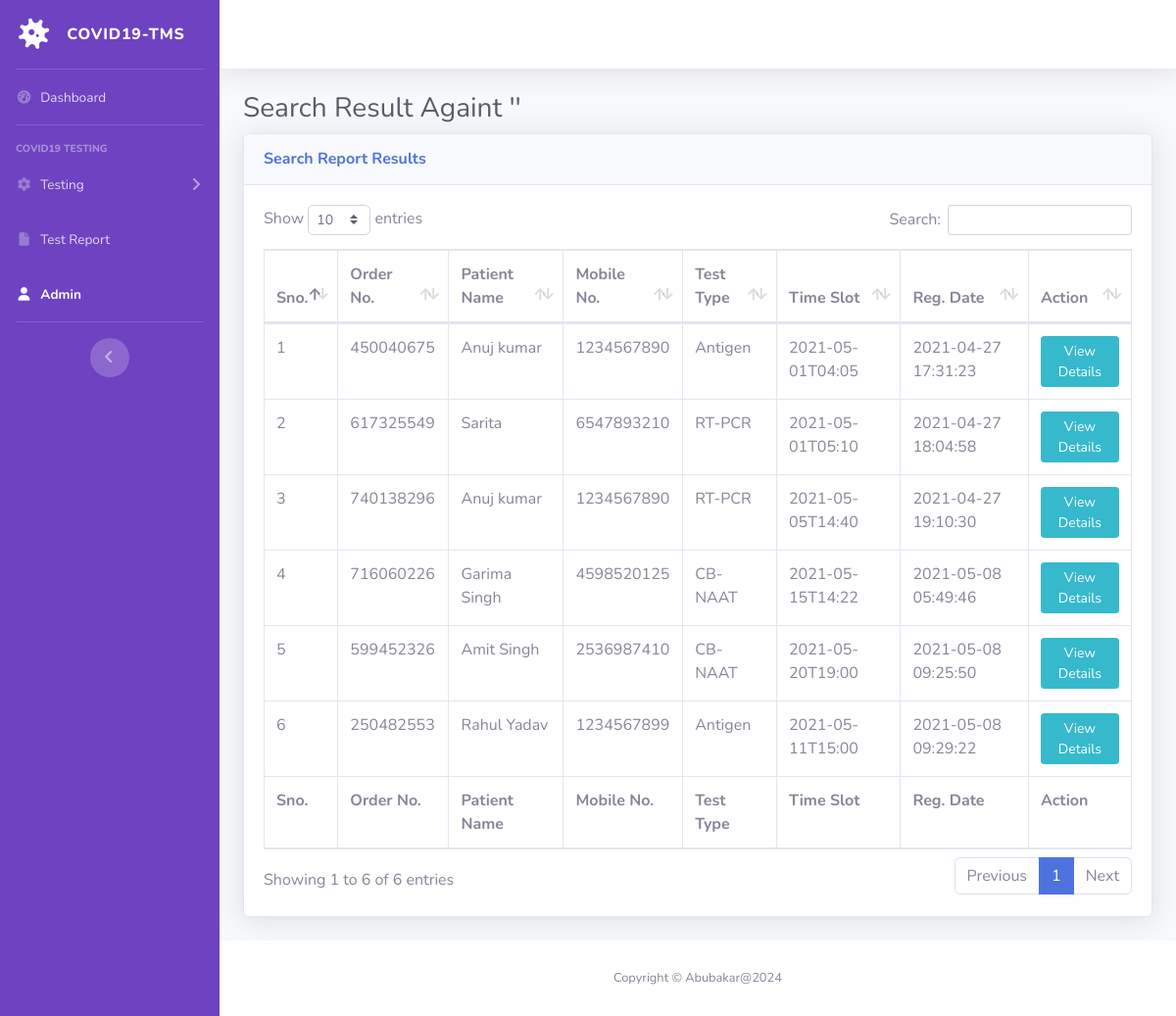
Page /covid-tms/patient-report.php on the earlier database version.
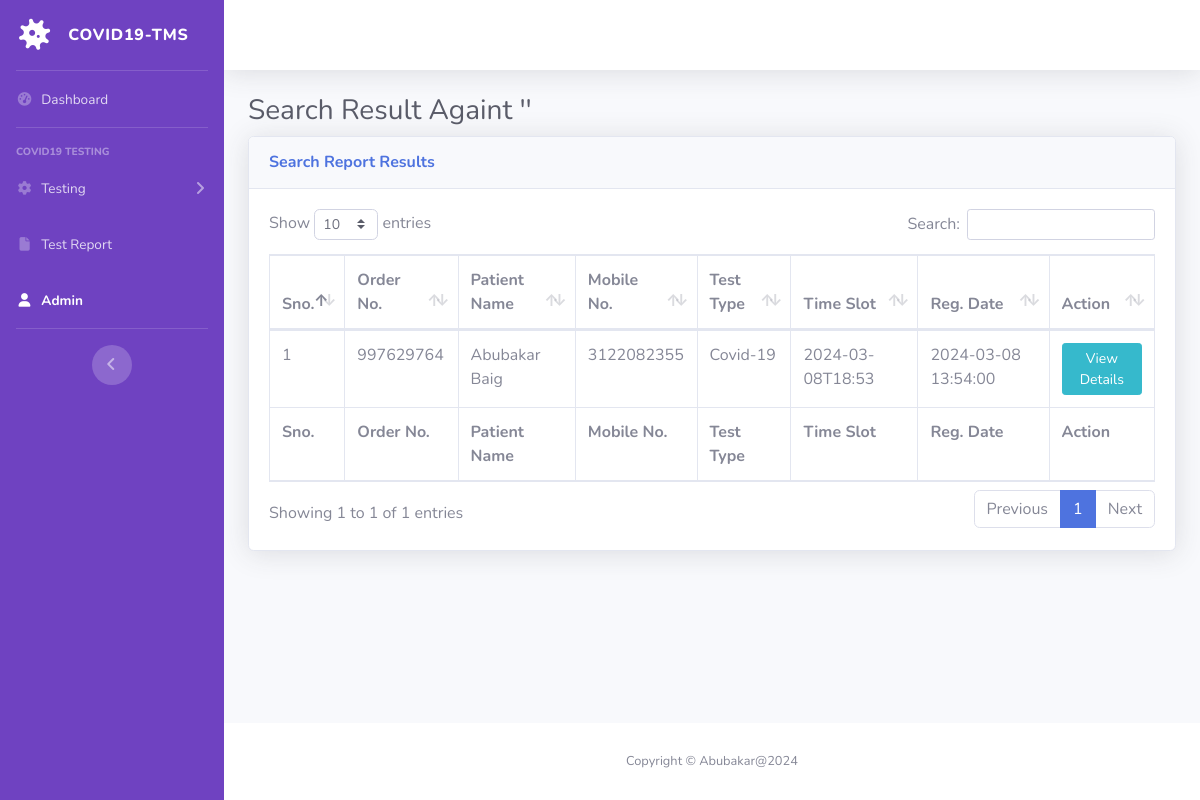
Same page on the later database version.
### tables this page shows
CREATE TABLE `tbltestrecord` (
  `id` int(11) NOT NULL,
  `OrderNumber` bigint(14) DEFAULT NULL,
  `PatientMobileNumber` bigint(14) DEFAULT NULL,
  `TestType` varchar(100) DEFAULT NULL,
  `TestTimeSlot` varchar(120) DEFAULT NULL,
  `ReportStatus` varchar(100) DEFAULT NULL,
  `FinalReport` varchar(150) DEFAULT NULL,
  `ReportUploadTime` varchar(200) DEFAULT NULL,
  `RegistrationDate` timestamp NULL DEFAULT current_timestamp(),
  `AssignedtoEmpId` varchar(150) DEFAULT NULL,
  `AssigntoName` varchar(180) DEFAULT NULL,
  `AssignedTime` varchar(100) DEFAULT NULL
);

CREATE TABLE `tblpatients` (
  `id` int(11) NOT NULL,
  `FullName` varchar(120) DEFAULT NULL,
  `MobileNumber` bigint(12) DEFAULT NULL,
  `DateOfBirth` date DEFAULT NULL,
  `GovtIssuedIdNo` varchar(150) DEFAULT NULL,
  `FullAddress` varchar(255) DEFAULT NULL,
  `State` varchar(200) DEFAULT NULL,
  `RegistrationDate` timestamp NOT NULL DEFAULT current_timestamp()
);

### covid-tms/patient-report.php (the view, shortened to what this page needs)
<?php session_start();
include_once('includes/config.php');
?>
<!DOCTYPE html>
<html lang="en">
<head>
    <link href="vendor/fontawesome-free/css/all.min.css" rel="stylesheet" type="text/css">
    <link href="css/sb-admin-2.min.css" rel="stylesheet">
    <link href="vendor/datatables/dataTables.bootstrap4.min.css" rel="stylesheet">
</head>
<body id="page-top">
    <div id="wrapper">
  <?php include_once('includes/sidebar.php');?>
        <div id="content-wrapper" class="d-flex flex-column">
            <div id="content">
<?php include_once('includes/topbar.php');?>
                <div class="container-fluid">
<?php
$searchdata=$_POST['searchdata'];
?>
                    <h1 class="h3 mb-2 text-gray-800">Search Result Againt '<?php echo $searchdata;?>' </h1>
                    <div class="card shadow mb-4">
                        <div class="card-header py-3">
                            <h6 class="m-0 font-weight-bold text-primary">Search Report Results</h6>
                        </div>
                        <div class="card-body">
                            <div class="table-responsive">
                                <form name="assignto" method="post">
                    <table class="table table-bordered" id="dataTable" width="100%" cellspacing="0">
                                    <thead>
                                        <tr>
                                            <th>Sno.</th>
                                            <th>Order No.</th>
                                            <th>Patient Name</th>
                                            <th>Mobile No.</th>
                                            <th>Test Type</th>
                                            <th>Time Slot</th>
                                            <th>Reg. Date</th>
                                            <th>Action</th>
                                        </tr>
                                    </thead>
                                      <tfoot>
                                            <tr>
                                            <th>Sno.</th>
                                            <th>Order No.</th>
                                            <th>Patient Name</th>
                                            <th>Mobile No.</th>
                                            <th>Test Type</th>
                                            <th>Time Slot</th>
                                            <th>Reg. Date</th>
                                            <th>Action</th>
                                        </tr>
                                    </tfoot>
                                    <tbody>
<?php $query=mysqli_query($con,"select tbltestrecord.OrderNumber,tblpatients.FullName,tblpatients.MobileNumber,tbltestrecord.TestType,tbltestrecord.TestTimeSlot,tbltestrecord.RegistrationDate,tbltestrecord.id as testid from tbltestrecord
join tblpatients on tblpatients.MobileNumber=tbltestrecord.PatientMobileNumber
where (tblpatients.FullName like '%$searchdata%' || tblpatients.MobileNumber like '%$searchdata%' || tbltestrecord.OrderNumber like '%$searchdata%')
    ");
$cnt=1;
while($row=mysqli_fetch_array($query)){
?>
                                        <tr>
                                            <td><?php echo $cnt;?></td>
                                            <td><?php echo $row['OrderNumber'];?></td>
                                            <td><?php echo $row['FullName'];?></td>
                                            <td><?php echo $row['MobileNumber'];?></td>
                                            <td><?php echo $row['TestType'];?></td>
                                            <td><?php echo $row['TestTimeSlot'];?></td>
                                             <td><?php echo $row['RegistrationDate'];?></td>
                                            <td>
                                <a href="patient-report-details.php?tid=<?php echo $row['testid'];?>&&oid=<?php echo $row['OrderNumber'];?>" class="btn btn-info btn-sm" target="blank">View Details</a>
                            </td>
                                        </tr>
<?php $cnt++;} ?>
                                    </tbody>
                                </table>
                                     </form>
                            </div>
                        </div>
                    </div>
                </div>
            </div>
    <?php include_once('includes/footer.php');?>
        </div>
    </div>
</body>
</html>

Differences in the rows shown:
removed tbltestrecord: OrderNumber "450040675", tblpatients.FullName "Anuj kumar", tblpatients.MobileNumber "1234567890", TestType "Antigen", TestTimeSlot "2021-05-01T04:05", RegistrationDate "2021-04-27 17:31:23"
removed tbltestrecord: OrderNumber "617325549", tblpatients.FullName "Sarita", tblpatients.MobileNumber "6547893210", TestType "RT-PCR", TestTimeSlot "2021-05-01T05:10", RegistrationDate "2021-04-27 18:04:58"
removed tbltestrecord: OrderNumber "740138296", tblpatients.FullName "Anuj kumar", tblpatients.MobileNumber "1234567890", TestType "RT-PCR", TestTimeSlot "2021-05-05T14:40", RegistrationDate "2021-04-27 19:10:30"
removed tbltestrecord: OrderNumber "716060226", tblpatients.FullName "Garima Singh", tblpatients.MobileNumber "4598520125", TestType "CB-NAAT", TestTimeSlot "2021-05-15T14:22", RegistrationDate "2021-05-08 05:49:46"
removed tbltestrecord: OrderNumber "599452326", tblpatients.FullName "Amit Singh", tblpatients.MobileNumber "2536987410", TestType "CB-NAAT", TestTimeSlot "2021-05-20T19:00", RegistrationDate "2021-05-08 09:25:50"
removed tbltestrecord: OrderNumber "250482553", tblpatients.FullName "Rahul Yadav", tblpatients.MobileNumber "1234567899", TestType "Antigen", TestTimeSlot "2021-05-11T15:00", RegistrationDate "2021-05-08 09:29:22"
added tbltestrecord: OrderNumber "997629764", tblpatients.FullName "Abubakar Baig", tblpatients.MobileNumber "3122082355", TestType "Covid-19", TestTimeSlot "2024-03-08T18:53", RegistrationDate "2024-03-08 13:54:00"
Other differences:
text written by a page script: "Show entries Search: Showing 1 to 6 of 6 entries Previous 1 Next" → "Show entries Search: Showing 1 to 1 of 1 entries Previous 1 Next"
